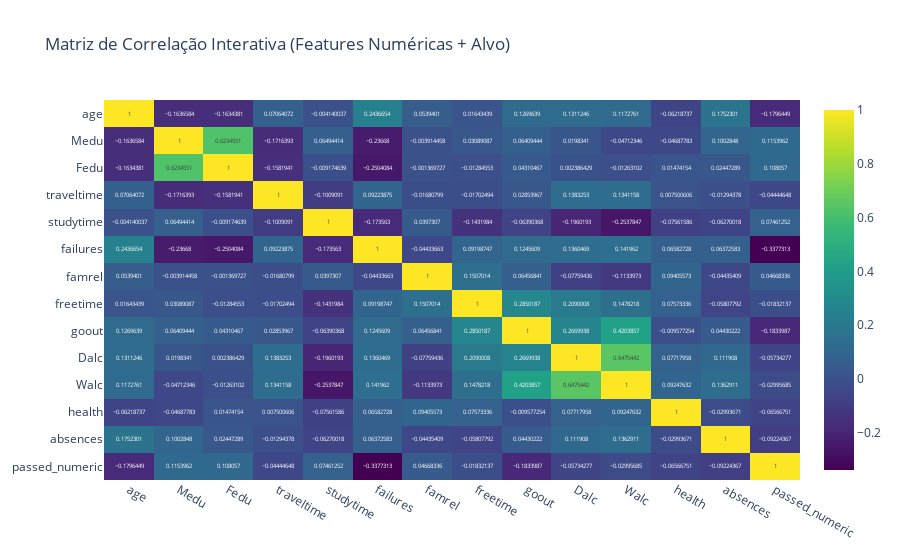

Here is the notebook cell this chart was saved with:
### Code cell
print('--- Matriz de Correlação (Variáveis Numéricas) ---')

# Incluir a variável alvo numérica para ver correlações com ela
df_numeric_with_target = df[numeric_features + ['passed_numeric']]

corr_matrix = df_numeric_with_target.corr()

# Usar Plotly para heatmap interativo
fig = px.imshow(corr_matrix, text_auto=True, aspect="auto",
                color_continuous_scale='Viridis',
                title='Matriz de Correlação de Pearson (Features Numéricas + Alvo)')
fig.show()

# Mostrar correlações com a variável alvo
print("\n--- Correlações com 'passed_numeric' ---")
corr_target = corr_matrix['passed_numeric'].sort_values(ascending=False)
print(corr_target.drop('passed_numeric').to_markdown())  # Excluir auto-correlação

### Figure 1 — Plotly figure (JSON) as saved in the notebook; plotly's stock layout.template omitted (floating-point values rounded to 4 significant figures; data arrays with more than 128 entries replaced by an {"elided": "..."} marker saying what was removed)
{"data": [{"coloraxis": "coloraxis", "hovertemplate": "x: %{x}<br>y: %{y}<br>color: %{z}<extra></extra>", "name": "0", "texttemplate": "%{z}", "type": "heatmap", "x": ["age", "Medu", "Fedu", "traveltime", "studytime", "failures", "famrel", "freetime", "goout", "Dalc", "Walc", "health", "absences", "passed_numeric"], "xaxis": "x", "y": ["age", "Medu", "Fedu", "traveltime", "studytime", "failures", "famrel", "freetime", "goout", "Dalc", "Walc", "health", "absences", "passed_numeric"], "yaxis": "y", "z": {"elided": "14x14 float values"}}], "layout": {"coloraxis": {"colorscale": [[0, "#440154"], [0.1111, "#482878"], [0.2222, "#3e4989"], [0.3333, "#31688e"], [0.4444, "#26828e"], [0.5556, "#1f9e89"], [0.6667, "#35b779"], [0.7778, "#6ece58"], [0.8889, "#b5de2b"], [1, "#fde725"]]}, "title": {"text": "Matriz de Correlação Interativa (Features Numéricas + Alvo)"}, "xaxis": {"anchor": "y", "domain": [0, 1]}, "yaxis": {"anchor": "x", "autorange": "reversed", "domain": [0, 1]}}}
